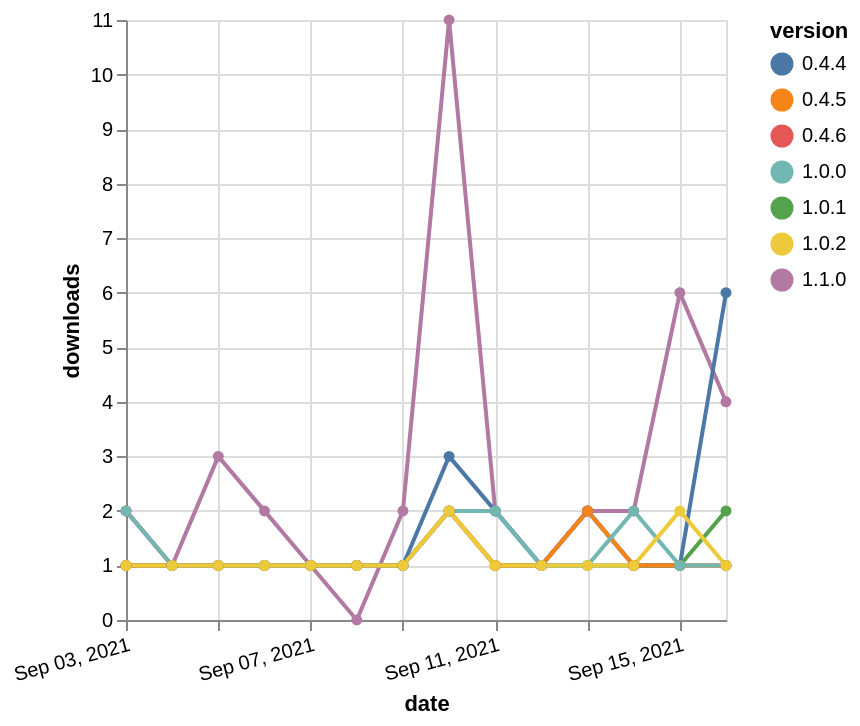

Write a Vega-Lite specification for this figure.
### Vega-Lite specification from a JSON file in a GitHub repository (floating-point values rounded to 4 significant figures)
{"$schema": "https://vega.github.io/schema/vega-lite/v5.json", "description": "A simple bar chart with embedded data.", "data": {"values": [{"date": "2021-09-03", "total": 298, "delta": 2, "version": "0.4.6"}, {"date": "2021-09-04", "total": 299, "delta": 1, "version": "0.4.6"}, {"date": "2021-09-05", "total": 300, "delta": 1, "version": "0.4.6"}, {"date": "2021-09-06", "total": 301, "delta": 1, "version": "0.4.6"}, {"date": "2021-09-07", "total": 302, "delta": 1, "version": "0.4.6"}, {"date": "2021-09-08", "total": 303, "delta": 1, "version": "0.4.6"}, {"date": "2021-09-09", "total": 304, "delta": 1, "version": "0.4.6"}, {"date": "2021-09-10", "total": 306, "delta": 2, "version": "0.4.6"}, {"date": "2021-09-11", "total": 307, "delta": 1, "version": "0.4.6"}, {"date": "2021-09-12", "total": 308, "delta": 1, "version": "0.4.6"}, {"date": "2021-09-13", "total": 310, "delta": 2, "version": "0.4.6"}, {"date": "2021-09-14", "total": 311, "delta": 1, "version": "0.4.6"}, {"date": "2021-09-15", "total": 312, "delta": 1, "version": "0.4.6"}, {"date": "2021-09-16", "total": 313, "delta": 1, "version": "0.4.6"}, {"date": "2021-09-03", "total": 536, "delta": 2, "version": "1.1.0"}, {"date": "2021-09-04", "total": 537, "delta": 1, "version": "1.1.0"}, {"date": "2021-09-05", "total": 540, "delta": 3, "version": "1.1.0"}, {"date": "2021-09-06", "total": 542, "delta": 2, "version": "1.1.0"}, {"date": "2021-09-07", "total": 543, "delta": 1, "version": "1.1.0"}, {"date": "2021-09-08", "total": 543, "delta": 0, "version": "1.1.0"}, {"date": "2021-09-09", "total": 545, "delta": 2, "version": "1.1.0"}, {"date": "2021-09-10", "total": 556, "delta": 11, "version": "1.1.0"}, {"date": "2021-09-11", "total": 558, "delta": 2, "version": "1.1.0"}, {"date": "2021-09-12", "total": 559, "delta": 1, "version": "1.1.0"}, {"date": "2021-09-13", "total": 561, "delta": 2, "version": "1.1.0"}, {"date": "2021-09-14", "total": 563, "delta": 2, "version": "1.1.0"}, {"date": "2021-09-15", "total": 569, "delta": 6, "version": "1.1.0"}, {"date": "2021-09-16", "total": 573, "delta": 4, "version": "1.1.0"}, {"date": "2021-09-03", "total": 253, "delta": 1, "version": "0.4.4"}, {"date": "2021-09-04", "total": 254, "delta": 1, "version": "0.4.4"}, {"date": "2021-09-05", "total": 255, "delta": 1, "version": "0.4.4"}, {"date": "2021-09-06", "total": 256, "delta": 1, "version": "0.4.4"}, {"date": "2021-09-07", "total": 257, "delta": 1, "version": "0.4.4"}, {"date": "2021-09-08", "total": 258, "delta": 1, "version": "0.4.4"}, {"date": "2021-09-09", "total": 259, "delta": 1, "version": "0.4.4"}, {"date": "2021-09-10", "total": 262, "delta": 3, "version": "0.4.4"}, {"date": "2021-09-11", "total": 264, "delta": 2, "version": "0.4.4"}, {"date": "2021-09-12", "total": 265, "delta": 1, "version": "0.4.4"}, {"date": "2021-09-13", "total": 267, "delta": 2, "version": "0.4.4"}, {"date": "2021-09-14", "total": 268, "delta": 1, "version": "0.4.4"}, {"date": "2021-09-15", "total": 269, "delta": 1, "version": "0.4.4"}, {"date": "2021-09-16", "total": 275, "delta": 6, "version": "0.4.4"}, {"date": "2021-09-03", "total": 864, "delta": 1, "version": "1.0.1"}, {"date": "2021-09-04", "total": 865, "delta": 1, "version": "1.0.1"}, {"date": "2021-09-05", "total": 866, "delta": 1, "version": "1.0.1"}, {"date": "2021-09-06", "total": 867, "delta": 1, "version": "1.0.1"}, {"date": "2021-09-07", "total": 868, "delta": 1, "version": "1.0.1"}, {"date": "2021-09-08", "total": 869, "delta": 1, "version": "1.0.1"}, {"date": "2021-09-09", "total": 870, "delta": 1, "version": "1.0.1"}, {"date": "2021-09-10", "total": 872, "delta": 2, "version": "1.0.1"}, {"date": "2021-09-11", "total": 873, "delta": 1, "version": "1.0.1"}, {"date": "2021-09-12", "total": 874, "delta": 1, "version": "1.0.1"}, {"date": "2021-09-13", "total": 875, "delta": 1, "version": "1.0.1"}, {"date": "2021-09-14", "total": 876, "delta": 1, "version": "1.0.1"}, {"date": "2021-09-15", "total": 877, "delta": 1, "version": "1.0.1"}, {"date": "2021-09-16", "total": 879, "delta": 2, "version": "1.0.1"}, {"date": "2021-09-03", "total": 442, "delta": 1, "version": "0.4.5"}, {"date": "2021-09-04", "total": 443, "delta": 1, "version": "0.4.5"}, {"date": "2021-09-05", "total": 444, "delta": 1, "version": "0.4.5"}, {"date": "2021-09-06", "total": 445, "delta": 1, "version": "0.4.5"}, {"date": "2021-09-07", "total": 446, "delta": 1, "version": "0.4.5"}, {"date": "2021-09-08", "total": 447, "delta": 1, "version": "0.4.5"}, {"date": "2021-09-09", "total": 448, "delta": 1, "version": "0.4.5"}, {"date": "2021-09-10", "total": 450, "delta": 2, "version": "0.4.5"}, {"date": "2021-09-11", "total": 451, "delta": 1, "version": "0.4.5"}, {"date": "2021-09-12", "total": 452, "delta": 1, "version": "0.4.5"}, {"date": "2021-09-13", "total": 454, "delta": 2, "version": "0.4.5"}, {"date": "2021-09-14", "total": 455, "delta": 1, "version": "0.4.5"}, {"date": "2021-09-15", "total": 456, "delta": 1, "version": "0.4.5"}, {"date": "2021-09-16", "total": 457, "delta": 1, "version": "0.4.5"}, {"date": "2021-09-03", "total": 239, "delta": 2, "version": "1.0.0"}, {"date": "2021-09-04", "total": 240, "delta": 1, "version": "1.0.0"}, {"date": "2021-09-05", "total": 241, "delta": 1, "version": "1.0.0"}, {"date": "2021-09-06", "total": 242, "delta": 1, "version": "1.0.0"}, {"date": "2021-09-07", "total": 243, "delta": 1, "version": "1.0.0"}, {"date": "2021-09-08", "total": 244, "delta": 1, "version": "1.0.0"}, {"date": "2021-09-09", "total": 245, "delta": 1, "version": "1.0.0"}, {"date": "2021-09-10", "total": 247, "delta": 2, "version": "1.0.0"}, {"date": "2021-09-11", "total": 249, "delta": 2, "version": "1.0.0"}, {"date": "2021-09-12", "total": 250, "delta": 1, "version": "1.0.0"}, {"date": "2021-09-13", "total": 251, "delta": 1, "version": "1.0.0"}, {"date": "2021-09-14", "total": 253, "delta": 2, "version": "1.0.0"}, {"date": "2021-09-15", "total": 254, "delta": 1, "version": "1.0.0"}, {"date": "2021-09-16", "total": 255, "delta": 1, "version": "1.0.0"}, {"date": "2021-09-03", "total": 834, "delta": 1, "version": "1.0.2"}, {"date": "2021-09-04", "total": 835, "delta": 1, "version": "1.0.2"}, {"date": "2021-09-05", "total": 836, "delta": 1, "version": "1.0.2"}, {"date": "2021-09-06", "total": 837, "delta": 1, "version": "1.0.2"}, {"date": "2021-09-07", "total": 838, "delta": 1, "version": "1.0.2"}, {"date": "2021-09-08", "total": 839, "delta": 1, "version": "1.0.2"}, {"date": "2021-09-09", "total": 840, "delta": 1, "version": "1.0.2"}, {"date": "2021-09-10", "total": 842, "delta": 2, "version": "1.0.2"}, {"date": "2021-09-11", "total": 843, "delta": 1, "version": "1.0.2"}, {"date": "2021-09-12", "total": 844, "delta": 1, "version": "1.0.2"}, {"date": "2021-09-13", "total": 845, "delta": 1, "version": "1.0.2"}, {"date": "2021-09-14", "total": 846, "delta": 1, "version": "1.0.2"}, {"date": "2021-09-15", "total": 848, "delta": 2, "version": "1.0.2"}, {"date": "2021-09-16", "total": 849, "delta": 1, "version": "1.0.2"}]}, "width": "container", "mark": {"type": "line", "point": {"filled": true}}, "encoding": {"x": {"field": "date", "type": "temporal", "timeUnit": "yearmonthdate", "title": "date", "axis": {"labelAngle": -15}}, "y": {"field": "delta", "type": "quantitative", "title": "downloads"}, "color": {"field": "version", "type": "nominal"}, "tooltip": {"field": "delta"}}}
